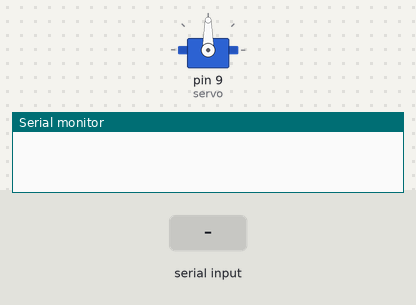
Bench run of a sketch on a simulated Arduino Uno, built with avr-gcc and run on an emulated ATmega328P. On the bench: servo, the last lines printed to the serial monitor. The test bench sets the inputs (shaded band).

Above: at 1.2 s.
1.3 s: "1" received over Serial
At 2.1 s:
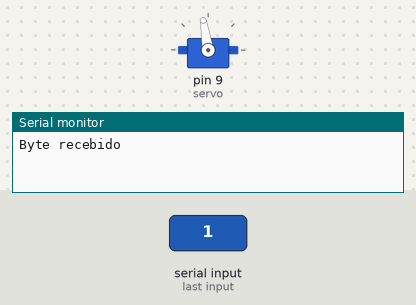
2.8 s: "0" received over Serial
At 4.0 s:
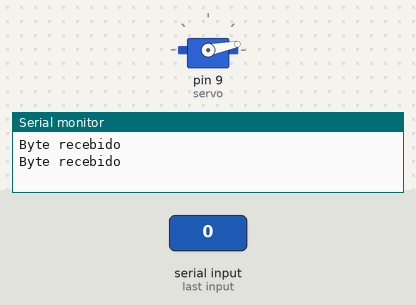
4.3 s: "2" received over Serial
At 5.8 s:
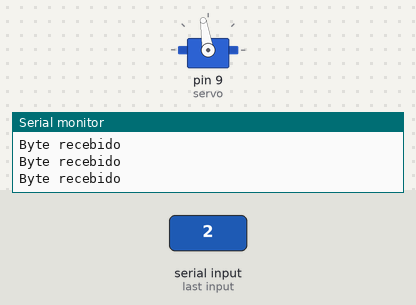
Timing chart, 0 to 7.3 s (numbered marks = the images above; inputs shaded):
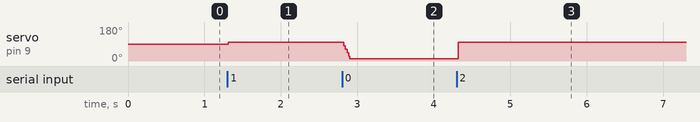

The sketch:

Servo_001.ino
```cpp
#include <Servo.h>

Servo servo;
bool flag_move_servo=false;
int value=10;
void setup() {
  servo.attach(9);
  Serial.begin(9600);
}

void loop() {
  while (Serial.available()) {
    Serial.read();
    flag_move_servo = !flag_move_servo;
    Serial.println("Byte recebido");
  }
  if (flag_move_servo) {
    for (; value < 100; value++)
      servo.write(value);
    delay(1);
  }
  else
  for (; value > 10; value--){
    servo.write(value);
    delay(1);
  }
  delay(15);
}
```

Measured:
- after the input at 1.3 s, servo on pin 9 (servo): 90° → 99° at once
- after the input at 2.8 s, servo on pin 9 (servo): 99° → 11° at once
- after the input at 4.3 s, servo on pin 9 (servo): 11° → 99° at once
